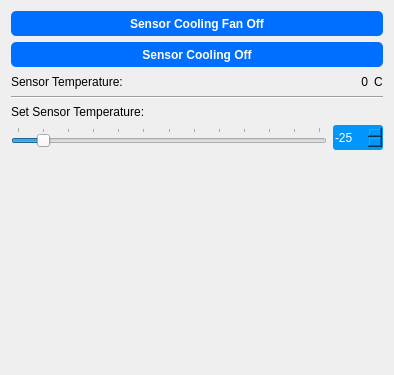
              <widget class="QWidget" name="toolTemperature">
               <property name="geometry">
                <rect>
                 <x>0</x>
                 <y>0</y>
                 <width>394</width>
                 <height>375</height>
                </rect>
               </property>
               <attribute name="label">
                <string>Cooling</string>
               </attribute>
               <layout class="QVBoxLayout" name="verticalLayout_12">
                <item>
                 <widget class="QPushButton" name="buttonFanOnOff">
                  <property name="minimumSize">
                   <size>
                    <width>30</width>
                    <height>25</height>
                   </size>
                  </property>
                  <property name="maximumSize">
                   <size>
                    <width>10000</width>
                    <height>16777215</height>
                   </size>
                  </property>
                  <property name="styleSheet">
                   <string notr="true">QPushButton{	
background-color : rgb(0,110, 255);
color:rgb(255, 255, 255);
font: 10pt &quot;Segoe UI&quot;;
font: bold;
border-radius: 5px;
}

QPushButton::checked{background-color :rgb(85, 255, 127);}

QPushButton::pressed{background-color :rgb(85, 85, 250);}</string>
                  </property>
                  <property name="text">
                   <string>Sensor Cooling Fan Off</string>
                  </property>
                  <property name="checkable">
                   <bool>true</bool>
                  </property>
                 </widget>
                </item>
                <item>
                 <widget class="QPushButton" name="buttonCoolingOnOff">
                  <property name="minimumSize">
                   <size>
                    <width>30</width>
                    <height>25</height>
                   </size>
                  </property>
                  <property name="maximumSize">
                   <size>
                    <width>10000</width>
                    <height>16777215</height>
                   </size>
                  </property>
                  <property name="styleSheet">
                   <string notr="true">QPushButton{	
background-color : rgb(0,110, 255);
color:rgb(255, 255, 255);
font: 10pt &quot;Segoe UI&quot;;
font: bold;
border-radius: 5px;
}

QPushButton::checked{background-color :rgb(85, 255, 127);}

QPushButton::pressed{background-color :rgb(85, 85, 250);}</string>
                  </property>
                  <property name="text">
                   <string>Sensor Cooling Off</string>
                  </property>
                  <property name="checkable">
                   <bool>true</bool>
                  </property>
                 </widget>
                </item>
                <item>
                 <layout class="QHBoxLayout" name="horizontalLayout_4">
                  <item>
                   <widget class="QLabel" name="label_45">
                    <property name="text">
                     <string>Sensor Temperature:</string>
                    </property>
                   </widget>
                  </item>
                  <item>
                   <spacer name="horizontalSpacer_2">
                    <property name="orientation">
                     <enum>Qt::Horizontal</enum>
                    </property>
                    <property name="sizeHint" stdset="0">
                     <size>
                      <width>108</width>
                      <height>17</height>
                     </size>
                    </property>
                   </spacer>
                  </item>
                  <item>
                   <widget class="QLabel" name="labelTemperature">
                    <property name="layoutDirection">
                     <enum>Qt::LeftToRight</enum>
                    </property>
                    <property name="text">
                     <string>0</string>
                    </property>
                    <property name="alignment">
                     <set>Qt::AlignRight|Qt::AlignTrailing|Qt::AlignVCenter</set>
                    </property>
                   </widget>
                  </item>
                  <item>
                   <widget class="QLabel" name="label_49">
                    <property name="layoutDirection">
                     <enum>Qt::LeftToRight</enum>
                    </property>
                    <property name="text">
                     <string>C</string>
                    </property>
                    <property name="alignment">
                     <set>Qt::AlignLeading|Qt::AlignLeft|Qt::AlignVCenter</set>
                    </property>
                   </widget>
                  </item>
                 </layout>
                </item>
                <item>
                 <widget class="Line" name="line_10">
                  <property name="orientation">
                   <enum>Qt::Horizontal</enum>
                  </property>
                 </widget>
                </item>
                <item>
                 <widget class="QLabel" name="label_47">
                  <property name="text">
                   <string>Set Sensor Temperature:</string>
                  </property>
                 </widget>
                </item>
                <item>
                 <layout class="QHBoxLayout" name="horizontalLayout_3">
                  <item>
                   <widget class="QSlider" name="sliderCooling">
                    <property name="minimum">
                     <number>-30</number>
                    </property>
                    <property name="maximum">
                     <number>30</number>
                    </property>
                    <property name="value">
                     <number>-25</number>
                    </property>
                    <property name="orientation">
                     <enum>Qt::Horizontal</enum>
                    </property>
                    <property name="invertedAppearance">
                     <bool>false</bool>
                    </property>
                    <property name="invertedControls">
                     <bool>false</bool>
                    </property>
                    <property name="tickPosition">
                     <enum>QSlider::TicksAbove</enum>
                    </property>
                    <property name="tickInterval">
                     <number>5</number>
                    </property>
                   </widget>
                  </item>
                  <item>
                   <widget class="QSpinBox" name="spinCooling">
                    <property name="minimumSize">
                     <size>
                      <width>50</width>
                      <height>25</height>
                     </size>
                    </property>
                    <property name="styleSheet">
                     <string notr="true">QSpinBox{	
background-color : rgb(0, 150, 250);
color:rgb(255, 255, 255);
font: 10pt &quot;Segoe UI&quot;;
border-radius: 3px;
}</string>
                    </property>
                    <property name="minimum">
                     <number>-30</number>
                    </property>
                    <property name="maximum">
                     <number>30</number>
                    </property>
                    <property name="value">
                     <number>-25</number>
                    </property>
                   </widget>
                  </item>
                 </layout>
                </item>
                <item>
                 <spacer name="verticalSpacer_5">
                  <property name="orientation">
                   <enum>Qt::Vertical</enum>
                  </property>
                  <property name="sizeHint" stdset="0">
                   <size>
                    <width>20</width>
                    <height>241</height>
                   </size>
                  </property>
                 </spacer>
                </item>
               </layout>
              </widget>
